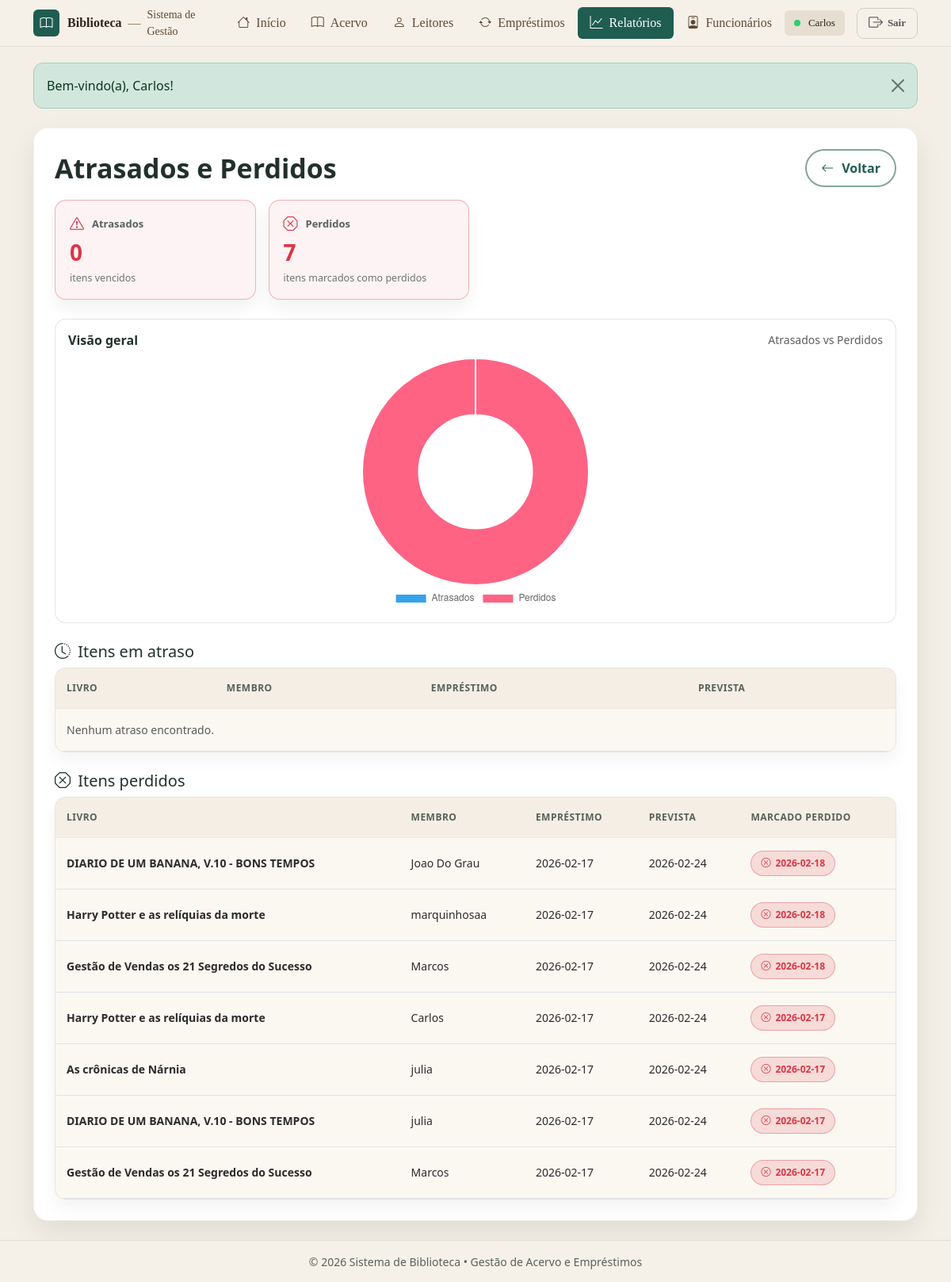
The app's page /relatorios/atrasados.php (signed in) with its own data.
### tables this page shows
CREATE TABLE `emprestimos` (
  `id` int(11) NOT NULL,
  `id_usuario` int(11) NOT NULL,
  `data_emprestimo` date DEFAULT curdate(),
  `data_prevista` date DEFAULT NULL,
  `cancelado` tinyint(1) NOT NULL DEFAULT 0,
  `cancelado_em` datetime DEFAULT NULL,
  `cancelado_motivo` varchar(255) DEFAULT NULL
);

CREATE TABLE `livros` (
  `id` int(11) NOT NULL,
  `titulo` varchar(150) NOT NULL,
  `autor` varchar(100) DEFAULT NULL,
  `ano_publicacao` int(11) DEFAULT NULL,
  `disponivel` tinyint(1) DEFAULT 1,
  `criado_em` timestamp NOT NULL DEFAULT current_timestamp(),
  `ISBN` varchar(20) DEFAULT NULL,
  `capa_url` varchar(255) DEFAULT NULL,
  `qtd_total` int(11) NOT NULL DEFAULT 1,
  `qtd_disp` int(11) NOT NULL DEFAULT 1,
  `categoria` int(11) DEFAULT NULL,
  `sinopse` text DEFAULT NULL,
  `assuntos` text DEFAULT NULL,
  `editora` varchar(255) DEFAULT NULL
);

CREATE TABLE `usuarios` (
  `id` int(11) NOT NULL,
  `nome` varchar(100) NOT NULL,
  `email` varchar(255) DEFAULT NULL,
  `telefone` varchar(20) DEFAULT NULL,
  `criado_em` timestamp NOT NULL DEFAULT current_timestamp(),
  `perfil` enum('admin','leitor') NOT NULL,
  `cpf` varchar(14) NOT NULL,
  `ativo` tinyint(1) NOT NULL DEFAULT 1
);

CREATE TABLE `emprestimo_itens` (
  `id` int(11) NOT NULL,
  `emprestimo_id` int(11) NOT NULL,
  `id_livro` int(11) NOT NULL,
  `data_devolucao` date DEFAULT NULL,
  `devolvido` tinyint(1) NOT NULL DEFAULT 0,
  `criado_em` timestamp NOT NULL DEFAULT current_timestamp(),
  `perdido` tinyint(1) NOT NULL DEFAULT 0,
  `data_perdido` date DEFAULT NULL
);

### relatorios/atrasados.php (the view, shortened to what this page needs)
<?php
include("../conexao.php");
include("../includes/header.php");
$atrasos = [];
$total_atrasos = count($atrasos);
$sqlPerdidos = "
SELECT
  l.titulo,
  u.nome AS usuario,
  e.data_emprestimo,
  e.data_prevista,
  ei.data_perdido
FROM emprestimos e
JOIN usuarios u ON u.id = e.id_usuario
JOIN emprestimo_itens ei ON ei.emprestimo_id = e.id
JOIN livros l ON l.id = ei.id_livro
WHERE e.cancelado = 0
  AND ei.perdido = 1
ORDER BY COALESCE(ei.data_perdido, e.data_emprestimo) DESC
";
$r2 = mysqli_query($conn, $sqlPerdidos);
$perdidos = [];
while ($row = mysqli_fetch_assoc($r2)) $perdidos[] = $row;
$total_perdidos = count($perdidos);
$chartLabels = ["Atrasados", "Perdidos"];
$chartValues = [(int)$total_atrasos, (int)$total_perdidos];
?>
<div class="container my-4">
  <div class="page-card">
    <div class="page-card__head">
      <h2 class="page-card__title m-0">Atrasados e Perdidos</h2>
      <a class="btn btn-pill" href="index.php"><i class="bi bi-arrow-left"></i> Voltar</a>
    </div>
    <div class="report-kpis mt-3">
      <div class="report-card report-card--danger">
        <div class="report-card__top"><i class="bi bi-exclamation-triangle"></i><span>Atrasados</span></div>
        <div class="report-card__num"><?= (int)$total_atrasos ?></div>
        <div class="report-card__foot">itens vencidos</div>
      </div>
      <div class="report-card report-card--danger">
        <div class="report-card__top"><i class="bi bi-x-octagon"></i><span>Perdidos</span></div>
        <div class="report-card__num"><?= (int)$total_perdidos ?></div>
        <div class="report-card__foot">itens marcados como perdidos</div>
      </div>
    </div>
    <div class="report-chart mt-4">
      <div class="report-chart__head">
        <strong>Visão geral</strong>
        <span class="text-muted small">Atrasados vs Perdidos</span>
      </div>
      <div class="chart-wrap">
        <canvas id="chartAtrasosPerdidos" height="120"></canvas>
      </div>
    </div>
    <h5 class="mt-4 mb-2"><i class="bi bi-clock-history me-1"></i> Itens em atraso</h5>
    <div class="table-base-wrap">
      <div class="table-responsive">
        <table class="table table-base align-middle mb-0">
          <thead>
            <tr>
              <th>Livro</th>
              <th>Membro</th>
              <th>Empréstimo</th>
              <th>Prevista</th>
            </tr>
          </thead>
          <tbody>
            <?php if ($total_atrasos === 0) { ?>
              <tr><td colspan="4" class="text-muted">Nenhum atraso encontrado.</td></tr>
            <?php } ?>
          </tbody>
        </table>
      </div>
    </div>
    <h5 class="mt-4 mb-2"><i class="bi bi-x-octagon me-1"></i> Itens perdidos</h5>
    <div class="table-base-wrap">
      <div class="table-responsive">
        <table class="table table-base align-middle mb-0">
          <thead>
            <tr>
              <th>Livro</th>
              <th>Membro</th>
              <th>Empréstimo</th>
              <th>Prevista</th>
              <th>Marcado perdido</th>
            </tr>
          </thead>
          <tbody>
            <?php foreach ($perdidos as $p) { ?>
              <tr>
                <td class="fw-semibold"><?= htmlspecialchars($p['titulo']) ?></td>
                <td><?= htmlspecialchars($p['usuario']) ?></td>
                <td><?= htmlspecialchars($p['data_emprestimo']) ?></td>
                <td><?= htmlspecialchars($p['data_prevista'] ?? '-') ?></td>
                <td><span class="badge-soft-no"><i class="bi bi-x-circle"></i> <?= htmlspecialchars($p['data_perdido'] ?? '-') ?></span></td>
              </tr>
            <?php } ?>
          </tbody>
        </table>
      </div>
    </div>
  </div>
</div>
<script>
  new Chart(document.getElementById('chartAtrasosPerdidos'), {
    type: 'doughnut',
    data: {
      labels: <?= json_encode($chartLabels) ?>,
      datasets: [{ data: <?= json_encode($chartValues) ?> }]
    },
    options: { responsive: true, plugins: { legend: { position: 'bottom' } } }
  });
</script>
<?php include("../includes/footer.php"); ?>

### assets/css/base.css (style rules this page uses)
:root { --green: #1f5d50; --green-2: #17463d; --beige: #f3efe6; --gold: #c58a2a; --text: #22302c; --muted: #6c7a74; --shadow: 0 16px 34px rgba(0,0,0,.10); }
* { box-sizing: border-box; }
body.app-body { background: var(--beige); color: var(--text); min-height: 100vh; display: flex; flex-direction: column; }

### assets/css/header.css (style rules this page uses)
:root { --green: #1f5d50; --gold: #d4af37; --muted: #6c757d; }

### assets/css/layout.css (style rules this page uses)
.page-card { background: #fff; border: 1px solid rgba(0,0,0,.06); border-radius: 18px; box-shadow: 0 14px 34px rgba(0,0,0,.08); padding: 26px; }
.page-card__head { display:flex; justify-content:space-between; align-items:center; gap: 16px; margin-bottom: 16px; flex-wrap: wrap; }
.page-card__title { margin: 0; font-size: 34px; font-weight: 800; color: var(--text); }

### assets/css/components.css (style rules this page uses)
.btn-pill { display: inline-flex; align-items: center; gap: 10px; padding: 10px 18px; border-radius: 999px; background: #fff; color: var(--green); border: 2px solid #1f5d508c; font-weight: 800; text-decoration: none; }
.badge-soft-no { background: rgba(220,53,69,.15) !important; border: 1px solid rgba(220,53,69,.35) !important; color: #dc3545 !important; font-weight: 800; border-radius: 999px; padding: 6px 12px; font-size: 12px; display: inline-flex; align-items: center; gap: 6px; }

### assets/css/tables.css (style rules this page uses)
.table-base-wrap { background: #fbf8f2; border: 1px solid rgba(0,0,0,.08); border-radius: 14px; overflow: hidden; box-shadow: 0 10px 22px rgba(0,0,0,.05); }
.table.table-base thead th { background: #f4eee4 !important; color: rgba(34,48,44,.75) !important; font-weight: 800; font-size: 12px; letter-spacing: .04em; text-transform: uppercase; padding: 16px 14px; border-bottom: 1px solid rgba(0,0,0,.06) !important; white-space: nowrap; }
.table.table-base tbody td { padding: 16px 14px; font-size: 14px; color: #2b2b2b; border-top: 1px solid rgba(0,0,0,.06) !important; vertical-align: middle; background: #fbf8f2 !important; }

### assets/css/reports.css (style rules this page uses)
.report-kpis { display:grid; grid-template-columns: repeat(4, 1fr); gap: 16px; margin-bottom: 18px; }
.report-card { background: rgba(255,255,255,.55); border: 1px solid rgba(0,0,0,.10); border-radius: 14px; padding: 16px 18px; box-shadow: 0 10px 22px rgba(0,0,0,.06); }
.report-card__top { display:flex; align-items:center; gap: 10px; color: rgba(34,48,44,.75); font-weight: 700; font-size: 13px; }
.report-card__top i { color: var(--green); font-size: 18px; }
.report-card__num { font-weight: 900; font-size: 28px; margin-top: 8px; color: var(--text); line-height: 1; }
.report-card__foot { margin-top: 10px; font-size: 12.5px; color: rgba(34,48,44,.65); }
.report-card--danger { border-color: rgba(220,53,69,.35); background: rgba(220,53,69,.06); }
.report-card--danger .report-card__top i, .report-card--danger .report-card__num { color: #dc3545; }
.report-chart { background: rgba(255,255,255,.55); border: 1px solid rgba(0,0,0,.10); border-radius: 14px; padding: 14px 16px; }
.report-chart__head { display:flex; align-items:center; justify-content:space-between; margin-bottom: 10px; }
.chart-wrap { max-width: 420px; margin: 0 auto; }
.chart-wrap canvas { max-height: 320px !important; }

### records on screen
emprestimos: livros.titulo "DIARIO DE UM BANANA, V.10 - BONS TEMPOS", id_usuario.nome "Joao Do Grau", data_emprestimo "2026-02-17", data_prevista "2026-02-24", emprestimo_itens.data_perdido "2026-02-18"
emprestimos: livros.titulo "Harry Potter e as relíquias da morte", id_usuario.nome "marquinhosaa", data_emprestimo "2026-02-17", data_prevista "2026-02-24", emprestimo_itens.data_perdido "2026-02-18"
emprestimos: livros.titulo "Gestão de Vendas os 21 Segredos do Sucesso", id_usuario.nome "Marcos", data_emprestimo "2026-02-17", data_prevista "2026-02-24", emprestimo_itens.data_perdido "2026-02-18"
emprestimos: livros.titulo "Harry Potter e as relíquias da morte", id_usuario.nome "Carlos", data_emprestimo "2026-02-17", data_prevista "2026-02-24", emprestimo_itens.data_perdido "2026-02-17"
emprestimos: livros.titulo "As crônicas de Nárnia", id_usuario.nome "julia", data_emprestimo "2026-02-17", data_prevista "2026-02-24", emprestimo_itens.data_perdido "2026-02-17"
emprestimos: livros.titulo "DIARIO DE UM BANANA, V.10 - BONS TEMPOS", id_usuario.nome "julia", data_emprestimo "2026-02-17", data_prevista "2026-02-24", emprestimo_itens.data_perdido "2026-02-17"
emprestimos: livros.titulo "Gestão de Vendas os 21 Segredos do Sucesso", id_usuario.nome "Marcos", data_emprestimo "2026-02-17", data_prevista "2026-02-24", emprestimo_itens.data_perdido "2026-02-17"

### other values on screen
$_SESSION['auth']['nome'] "Carlos"
$msg "Bem-vindo(a), Carlos!"
$total_atrasos "0"
$total_perdidos "7"
chart data {{ json_encode($chartLabels) }} ["Atrasados","Perdidos"]
chart data {{ json_encode($chartValues) }} [0,7]
